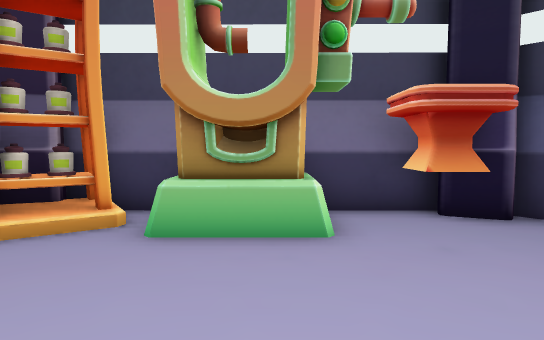
View 1 (above)

12 first-person views from a walk through a 3-D level made in the Unity game engine. The camera is 1.3 m above the floor, tilts 4° down and sees 75° across. The floor is counted in squares, 1 m on a side. Each view is taken from the middle of a square. On the plan, view 1 faces up. The plan holds only what a view shows up to about 15 squares ahead; the rest is blank.

View 2
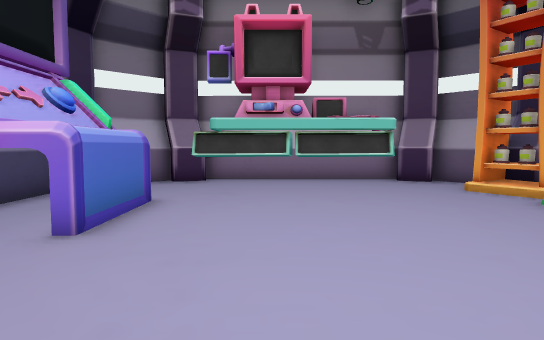

View 3
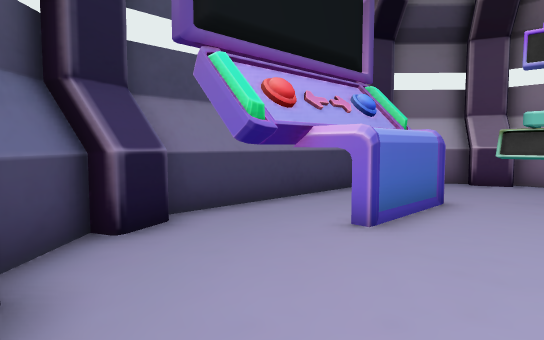

View 4
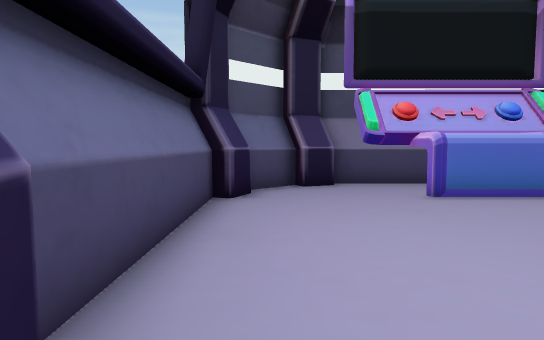

View 5
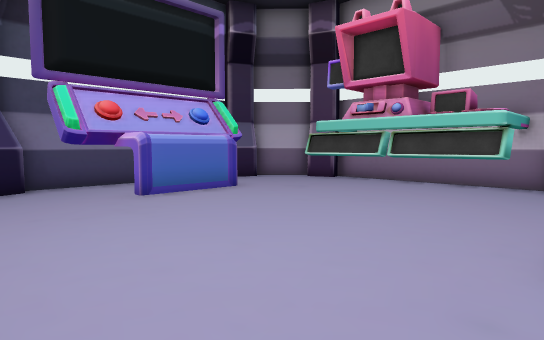

View 6
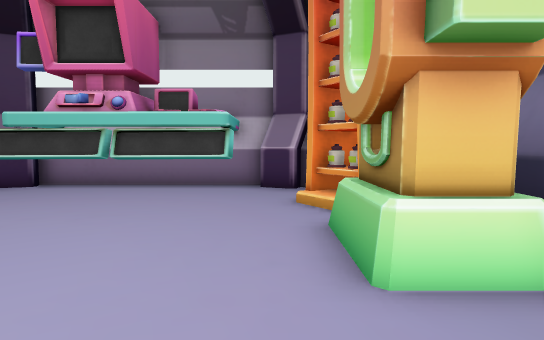

View 7
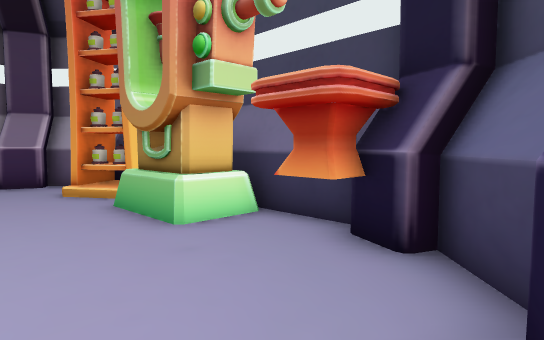

View 8
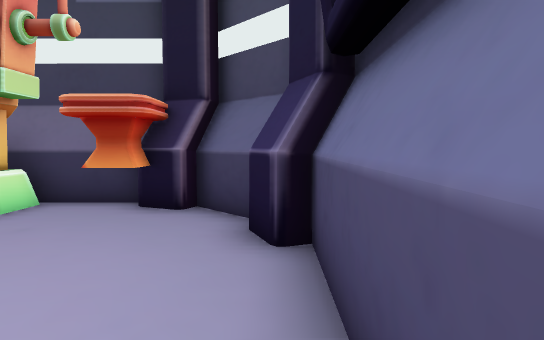

View 9
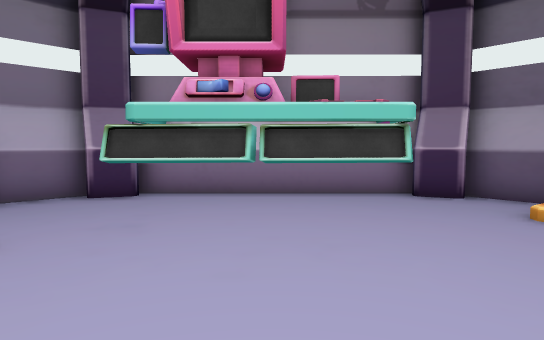

View 10
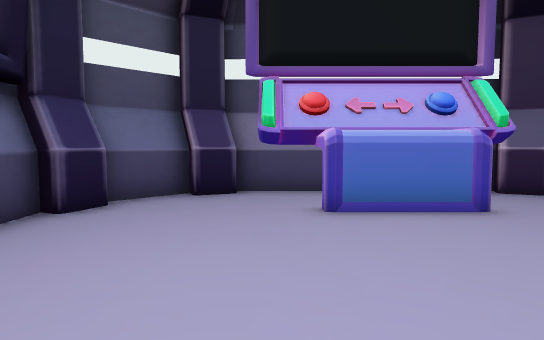

View 11
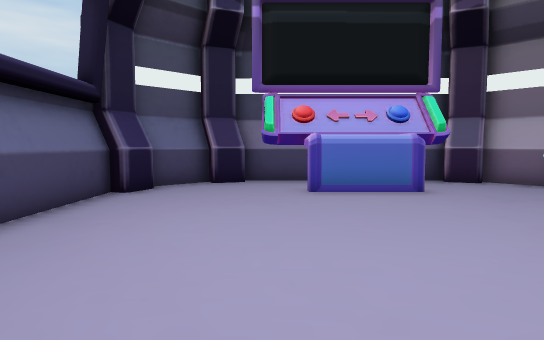

View 12
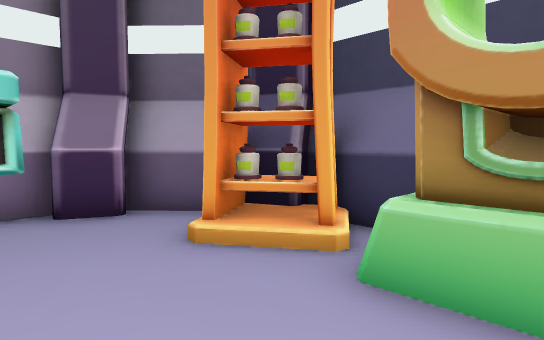

### Floor plan
Key: @ floor where view 1 was taken; # wall or solid block; . floor; O other object.
Columns run from 7 left of view 1 to 7 right of it. Each row starts with its distance up from view 1.
  7   ###########
  6 ###OOOOOO.O###
  5 #..O.OOOO....#
  4 #............##
  3 ###...........#
  2  ##...........#
  1   #...........#
  0   #....@......#
 -1   #...........#
 -2  ##...........#
 -3 ###...........#
 -4 #....OOOO....##
 -5 #...OOOOOO...#
 -6 ###.OOOOOO.###
 -7  ############

Positions as (right, up) in squares from view 1, and headings:
1: (0, 0), facing up
2: (6, -1), facing left
3: (6, -1), facing down-left
4: (5, 5), facing down
5: (5, 5), facing down-left
6: (4, 4), facing left
7: (6, 2), facing up-left
8: (6, -1), facing up
9: (2, 0), facing left
10: (2, 3), facing down
11: (2, 6), facing down
12: (0, 2), facing up-left
